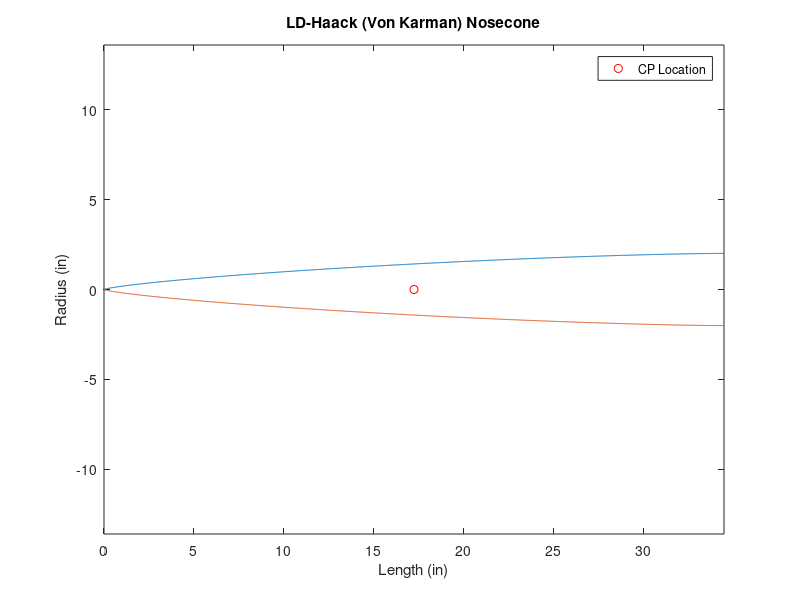

MATLAB code for this plot:
%% Modified Barrowman Stability Equation
% Solves Barrowman Stability equation for NPS High-Power Rocket

%% Program Start

clear, clc, format compact

%% Rocket Inputs

calc_twostage = false;   % Calculate sustainer alone or two stage configuration

% Sustainer Airframe and Fin Inputs

Ln = 34.5;              % Length of nosecone (in)
d = 6.17;               % Diameter at base of nose (in)
df = 6.17;              % Diameter at front of transition (in)
dr = 4.024;             % Diameter at rear of transition (in)
Lt = 4;                 % Length of transition (in)
Xp = 34.5;              % Distance from tip of nose to front of transition (in)
Cr = 10;                % Fin root chord (in)
Ct = 2;                 % Fin tip chord (in)
S = 4.625;              % Fin semispan (in)
Lf = 5.58;              % Length of fin mid-chord line (in)
R = 2.01;               % Radius of body at aft end (in)
Xr = 7.125;             % Distance between fin root leading edge and fin tip leading edge parallel to body (in)
Xb = 109.5;             % Distance from nose tip to fin root chord leading edge (in)
N = 3;                  % Number of fins

% Booster Airframe and Fin Inputs

b_d = 6.17;               % Diameter at base of nose (in)
b_df = 4.024;             % Diameter at front of transition (in)
b_dr = 6;                 % Diameter at rear of transition (in)
b_Lt = 3;                 % Length of transition (in)
b_Xp = 119.5;             % Distance from tip of nose to front of transition (in)
b_Cr = 13.5;              % Fin root chord (in)
b_Ct = 2.6;               % Fin tip chord (in)
b_S = 6.5;                % Fin semispan (in)
b_Lf = 7.73;              % Length of fin mid-chord line (in)
b_R = 3;                  % Radius of body at aft end (in)
b_Xr = 9.625;             % Distance between fin root leading edge and fin tip leading edge parallel to body (in)
b_Xb = 245.6;             % Distance from nose tip to fin root chord leading edge (in)
b_N = 3;                  % Number of fins

% Nosecone Parameter Inputs

Rad = 6.17/2;           % Radius of nosecone at base (in)
L = 34.5;               % Length of nosecone (in)
fidelity = 1000;        % Fidelity of calculation

%% Von Karman LD-Haack Nosecone Term Calculations

theta = zeros(1,fidelity);
y = zeros(1,fidelity);
x = linspace(0,L,fidelity);
neg_y = zeros(1,fidelity);
vol_y = zeros(1,fidelity);
dx = L/fidelity;
y(1) = 0;

for k = 1:fidelity
    theta(k) = acos(1-(2*x(k))/L);
    y(k) = (R/sqrt(pi))*sqrt(theta(k)-(sin(2*theta(k)))/2);
    neg_y(k) = -(R/sqrt(pi))*sqrt(theta(k)-(sin(2*theta(k)))/2);
    vol_y(k+1) = vol_y(k)+pi*y(k)^2*dx;

end

volume = vol_y(end);

Z = (L-(volume/(pi*y(end)^2)));

figure(1)
plot(x(k)*(Z/L),0,'or',x,y,x,neg_y)
title('LD-Haack (Von Karman) Nosecone'), xlabel('Length (in)'), ylabel('Radius (in)')
axis('equal')
legend('CP Location')
%% Nose Cone Term

Xn = (Z/L)*Ln;          % For 
Cnn = 2;

%% Conical Transition Terms
% Sustainer Terms
Cnt = 2*((dr/d)^2-(df/d)^2);
Xt = Xp+(Lt/3)*(1+((1-(df/dr))/(1-(df/dr)^2)));

% Booster Terms
b_Cnt = 2*((b_dr/b_d)^2-(b_df/b_d)^2);
b_Xt = b_Xp+(b_Lt/3)*(1+((1-(b_df/b_dr))/(1-(b_df/b_dr)^2)));

%% Fin Terms

Cnf = (1+(R/(S+R)))*((4*N*(S/d)^2)/(1+(sqrt(1+(((2*Lf)/(Cr+Ct))^2)))));
Xf = Xb+(((Xr/3)*(Cr+2*Ct))/(Cr+Ct))+((1/6)*((Cr+Ct)-((Cr*Ct)/(Cr+Ct))));

b_Cnf = (1+(b_R/(b_S+b_R)))*((4*b_N*(b_S/b_d)^2)/(1+(sqrt(1+(((2*b_Lf)/(b_Cr+b_Ct))^2)))));
b_Xf = b_Xb+(((b_Xr/3)*(b_Cr+2*b_Ct))/(b_Cr+b_Ct))+((1/6)*((b_Cr+b_Ct)-((b_Cr*b_Ct)/(b_Cr+b_Ct))));

%% Center of Pressure

if calc_twostage == true
    Cnr = Cnn + Cnf + Cnt + b_Cnf + b_Cnt;
    X = ((Cnn*Xn)+(Cnf*Xf)+(Cnt*Xt)+(b_Cnf*b_Xf)+(b_Cnt*b_Xt))/Cnr; 
else
    Cnr = Cnn + Cnf + Cnt;
    X = ((Cnn*Xn)+(Cnf*Xf)+(Cnt*Xt))/Cnr;               % Location from Nose Tip
end


fprintf('LD-Haack Barrowman Parameter = %.3f \n',Z/L)
fprintf('Center of Pressure Distance from Nose Cone = %3.2f in\n', X)